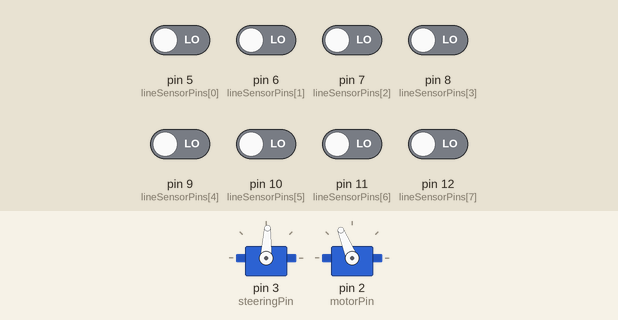
Simulated run of this sketch. Board: Arduino Uno, built with avr-gcc and run on an emulated ATmega328P. Shown: 2 × servo. The test bench sets the inputs (shaded band); at power-on: pin 5 (lineSensorPins[0]), pin 6 (lineSensorPins[1]), pin 7 (lineSensorPins[2]), pin 8 (lineSensorPins[3]), pin 9 (lineSensorPins[4]), pin 10 (lineSensorPins[5]), pin 11 (lineSensorPins[6]), pin 12 (lineSensorPins[7]) LOW.

Above: at 1.2 s.
1.3 s: pin 10 (lineSensorPins[5]) driven HIGH
At 3.7 s:
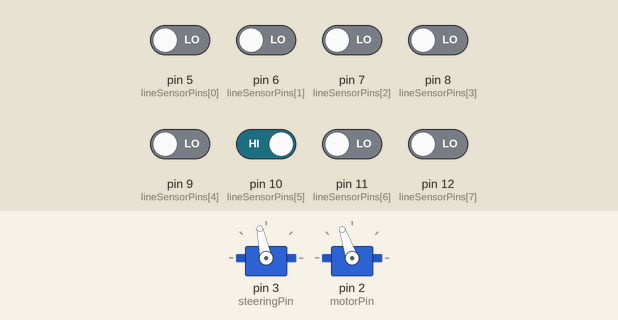
4.3 s: pin 5 (lineSensorPins[0]) driven HIGH
At 5.9 s:
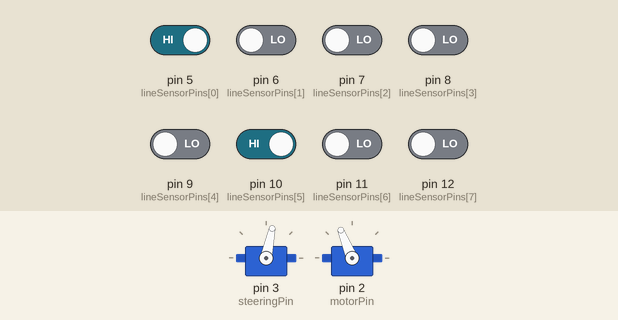
7.3 s: pin 6 (lineSensorPins[1]) driven HIGH
At 9.5 s:
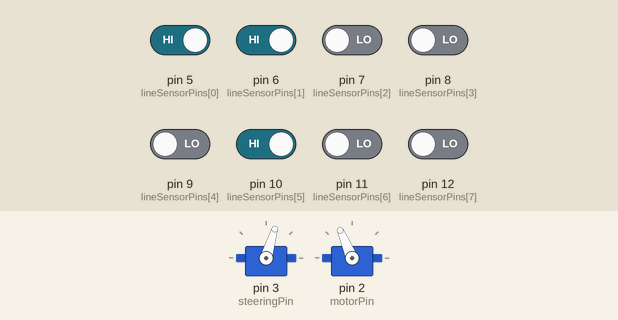
10.3 s: pin 12 (lineSensorPins[7]) driven HIGH
At 13.15 s:
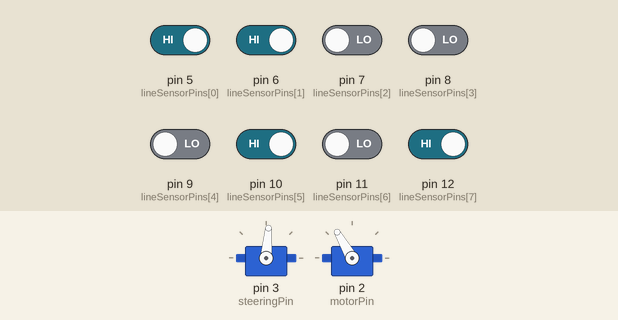
13.3 s: pin 10 (lineSensorPins[5]) driven LOW
At 13.49 s:
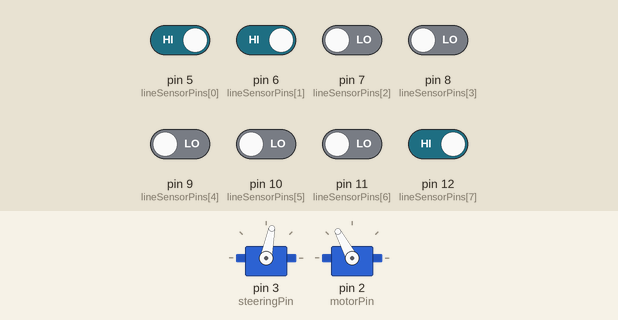
16.3 s: pin 7 (lineSensorPins[2]) driven HIGH
At 22.9 s:
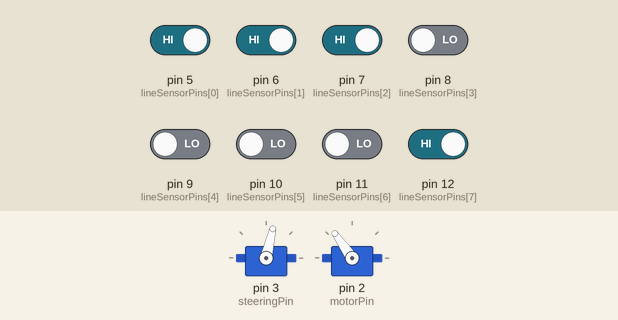
Timing chart, 0 to 45.8 s (numbered marks = the images above; inputs shaded):
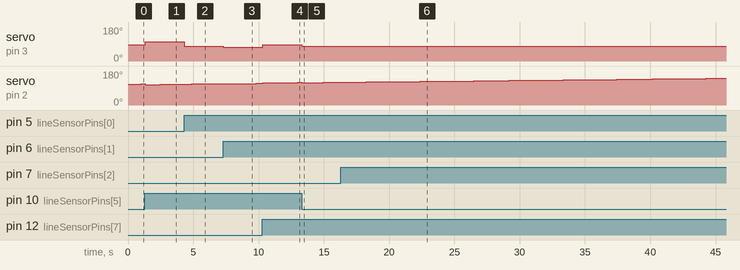

Measured:
- after the input at 1.3 s, servo on pin 3 (steeringPin): 87° → 102° at once
- after the input at 4.3 s, servo on pin 3 (steeringPin): 102° → 78° at once; servo on pin 2 (motorPin): 110° → 111° after 0.01 s instead of 1.5 s
- after the input at 7.3 s, servo on pin 3 (steeringPin): 78° → 73° at once
- after the input at 10.3 s, servo on pin 3 (steeringPin): 73° → 85° at once
- after the input at 13.3 s, servo on pin 3 (steeringPin): 85° → 79° at once
- after the input at 16.3 s, servo on pin 3 (steeringPin): 79° → 77° at once

The sketch:

theProgram.ino
```cpp
#include <Servo.h>

// DEFINE ALL THE PINS //
//-----------------------------------------------//
  #define steeringPin 3
  #define motorPin 2
  #define velocityPin 4
  int lineSensorPins[] =  {5,6,7,8,9,10,11,12};
  int lineSensorAmount = 8;
  #define echoPin 13
  #define trigPin A1


// CREATE OBJECTS!! //
//-----------------------------------------------//
  Servo Steering;
  Servo Motor;


// CREATE GLOBAL VARIABLES!! //
//-----------------------------------------------//
 /*Basic variables*/
  float mm = 0.001;
  float wheelDiameter = 65*mm;
  float RPMtoMS = wheelDiameter*3.1415/60;
  float RADtoDEGREE = 180/3.1415;
  float straightAngle = 90;
  float testingVar = 1000;

  /*for the speed updates*/
  float RPM[] = {0,0};
  float RPMTimeLastUpdate = 0;
  float RPMdt;
  boolean switched = true;

  /*Distance monitoring*/
  long echoDuration, distanceToBrick;
  float avoidModeDistance = 0;
  boolean avoidMode = 0; // 0 = linjeföljning, 1 = undvik tegelsten

  /*Linesensor monitoring*/
  int lineSensorBool[] = {0,0,0,0,0,0,0,0};
  float lineSensorWeights[] = {-99*mm,-72*mm,-44*mm,-15*mm,15*mm,44*mm,72*mm,99*mm};
  float lastAngle = straightAngle;
  float initiateBrickAvoidDistance = 50; //cm
  float ds = 0;
  float dsDot = 0;
  boolean offline = 0;

  /*Essential controller stuff*/
  float distanceTravelled = 0;
  float acceleration = 0;
  float velocity = 0;
  float wantedVelocity = 0;
  float maxVelocity = 1;
  float minVelocity = 0.5;
  float inputSpeed = 105;
  //PI parameter for velocity
  float Kp = 10;
  float Ki = 1;
  //Steering limits
  float maxAngle = 110;
  float minAngle = 70;
  float minInput = 74;
  float maxInput = 106;
  //PD controller for angle
  float KpA = 120;
  float KdA = 0;
 //D controller for velocity
  float KdV = 0;
  float sumError = 0;
  float ERRORTimeLastUpdate = 0;
  float ERRORdt;
  //samplingstiden för ultraljud är 10ms så lite mer än de bör samplingstiden ts vara
  float ts = 15;
  //controlangle to servo [degrees]
  float alpha = 90;
  //length of car [m]
  float Lc = 262*mm;
  //length to sensors from front wheel axle [m]
  float Ls = 85*mm;

  String readString = "";

// CREATE FUNCTIONS //
//-------------------------------------------------//
  void setSteerAngle(float angle)
  {
    //value is converted so that the angle sent to the servo results in the requested angle by linear approximation
    if(angle > maxAngle)
    {
      angle = maxAngle;
    }
    else if(angle < minAngle)
    {
      angle = minAngle;
    }
    float m = (minInput - (minAngle / maxAngle) * maxInput) /  ((minAngle / maxAngle) + 1);
    float k = (maxInput - m) / maxAngle;
    angle = k * angle + m;
    Steering.write(angle);

  }

  void setSpeed(float mps)
  {
    if(mps > 150)
    {
      mps = 150;
    }
    else if(mps < 0)
    {
      mps = 0;
    }
    Motor.write(mps);
  }

  /*this runs when the magnet on the wheel is detected*/
  void magnetDetect()
  {
    updateRpm();
  }

  /*Updates the global variable rpm*/
  void updateRpm()
  {
      RPMdt = (millis() - RPMTimeLastUpdate)/1000;
      RPM[1] = RPM[0];
      RPM[0] = 60*0.25 / (RPMdt);
      RPMTimeLastUpdate = millis();
      updateDistance();
      updateVelocity();
      updateAcceleration();
  }

  void updateAcceleration()
  {
    acceleration = (RPM[1] - RPM[0])*RPMtoMS/RPMdt;
  }

  void updateDistance()
  {
    distanceTravelled = distanceTravelled + RPM[0]*RPMtoMS*RPMdt;
  }

  void updateVelocity()
  {
    velocity = RPM[0]*RPMtoMS;
  }

  //calculates the wanted angle based on lineposition
  void updateAngle()
  {
      float feedforwardAlpha = straightAngle + atan(2*ds*Lc/(ds*ds + (Lc + Ls)*(Lc + Ls)))*RADtoDEGREE;
      //Angle alpha is set using a P controller and feedforward of the calculated angle
        alpha = ds*KpA + feedforwardAlpha + dsDot*KdA;
  }

  void updateWantedVelocity()
  {
    if (avoidMode == 0)
    {
      float x = (maxVelocity - minVelocity)/(90-minAngle);
      wantedVelocity = maxVelocity - abs(90-alpha) * x - dsDot*KdV;
      if (wantedVelocity < minVelocity)
      {
        wantedVelocity = minVelocity;
      }
    }
    else
    {
      wantedVelocity = 0.5;
    }
  }

  void updateInputSpeed()
  {
    ERRORdt = (millis() - ERRORTimeLastUpdate)/1000.0;
    double error = wantedVelocity - velocity;
    sumError = sumError + error*ERRORdt;
    if (sumError < 0)
    {
      sumError = 0;
    }
    else if (sumError > 50)
    {
      sumError = 50;
    }

    //inputspeed is determined by a PI regulator
    inputSpeed = 101 + error*Kp + sumError*Ki;
    if(inputSpeed < 101)
    {
      inputSpeed = 101;
    }
    ERRORTimeLastUpdate = millis();
  }

  /*a function to check which linesensors that are high and calculate the lineposition based on this!*/

  void checkLineSensors()
  {
    float lastds = ds;
    //resets linepostion to 0;
    ds = 0;
    //keeping a counter of how many of the sensor are true
    int nrOfTrueSensors = 0;
    //checking all sensors and summing the position of the true sensors
    for(int pin = 0; pin < lineSensorAmount; pin++)
    {
      if(digitalRead(lineSensorPins[pin]) == HIGH)
      {
        lineSensorBool[pin] = 1;
        ds = lineSensorWeights[pin] + ds;
        nrOfTrueSensors++;
      }
      else
      {
        lineSensorBool[pin] = 0;
      }
    }
    if (nrOfTrueSensors == 0)
    {
      // if no sensors are true, the last calculated position is kept.
      ds = lastds;
      offline = 1;
    }
    else
    {
    //ds is the mean of the positions of the true sensors
    ds = ds / nrOfTrueSensors;
    //dsDot is the derivative of the lineposition over time
    dsDot = 1000*abs(ds - lastds) / ts;
    }
    if (nrOfTrueSensors > 0 && offline == 1)
    {
      if (lastds >= 0 && ds >= 0)
      {
        offline = 0;
      }
      else if (lastds<0 && ds < 0)
      {
        offline = 0;
      }
      else
      {
        ds = lastds;
      }
    }
  }

  /**/
  void checkDistance()
  {
    float startTime = millis();
    digitalWrite(trigPin, LOW);
    delayMicroseconds(2); // Added this line
    digitalWrite(trigPin, HIGH);
    delayMicroseconds(10); // Added this line
    digitalWrite(trigPin, LOW);
    echoDuration = pulseIn(echoPin, HIGH,9000);
    distanceToBrick = (echoDuration/2) / 29.1; //Centimeter

    if (10-(millis()-startTime)<0)
    {
      delay(10-(millis()-startTime));
    }
    if(( (distanceToBrick < initiateBrickAvoidDistance) && distanceToBrick >= 10 ) && avoidMode == 0)
    {
      avoidMode = 1;
      avoidModeDistance = distanceTravelled;
    }
  }

  void avoidBrick()
  {
    float distance = distanceTravelled - avoidModeDistance; //Distans sedan avoidMode initierades, dvs. hur långt roboten åkt sedan den märkt av roboten.
    float angle;
    if(distance < 0.5)
    { //Första steget, när roboten ändrar riktning och åker tills den är bredvid tegelstenen.
      angle = minAngle;
    }
    else
    {
      angle = maxAngle;
      if (lineSensorBool[4] == 1)
      {
        avoidMode = 0;
      }
    }
    setSteerAngle(angle);
  }

  /*This is the update function!*/
  void checkSensors()
  {
    checkLineSensors();
    //checkDistance();
  }

  void updateValues()
  {
    updateAngle();
    updateWantedVelocity();
    updateInputSpeed();
  }

  void execute()
  {
    setSpeed(inputSpeed);
    if(avoidMode == 0)
    {
      setSteerAngle(alpha);
    }
    else
    {
      avoidBrick();
    }
  }

// RUN THE FIRST SETUP LOOP //
//--------------------------------------------------------//
  void setup(void)
  {
    Serial.begin(9600);
    //Attach the hallsensor!
    pinMode(velocityPin,INPUT_PULLUP);
    attachInterrupt(velocityPin, magnetDetect, RISING);

    //Attach the steering
    pinMode(steeringPin,OUTPUT);
    Steering.attach(steeringPin);

    //Attach the motor
    pinMode(motorPin,OUTPUT);
    Motor.attach(motorPin,800,2200);

    //Attach the linesensors
    for(int pin = 0; pin < lineSensorAmount; pin++)
    {
      pinMode(lineSensorPins[pin],INPUT);
    }

    //Attach the echosensor!
    pinMode(trigPin, OUTPUT);
    pinMode(echoPin, INPUT);
  }


// THIS IS THE LOOP!! //
//----------------------------------------------------------//
  void loop(void)
  {
    float startTime = millis();
    checkSensors();
    updateValues();
    execute();

    float endTime = millis();
    if(ts-(endTime-startTime) > 0)
    {
      delay(ts-(endTime-startTime));
    }
  }
```
